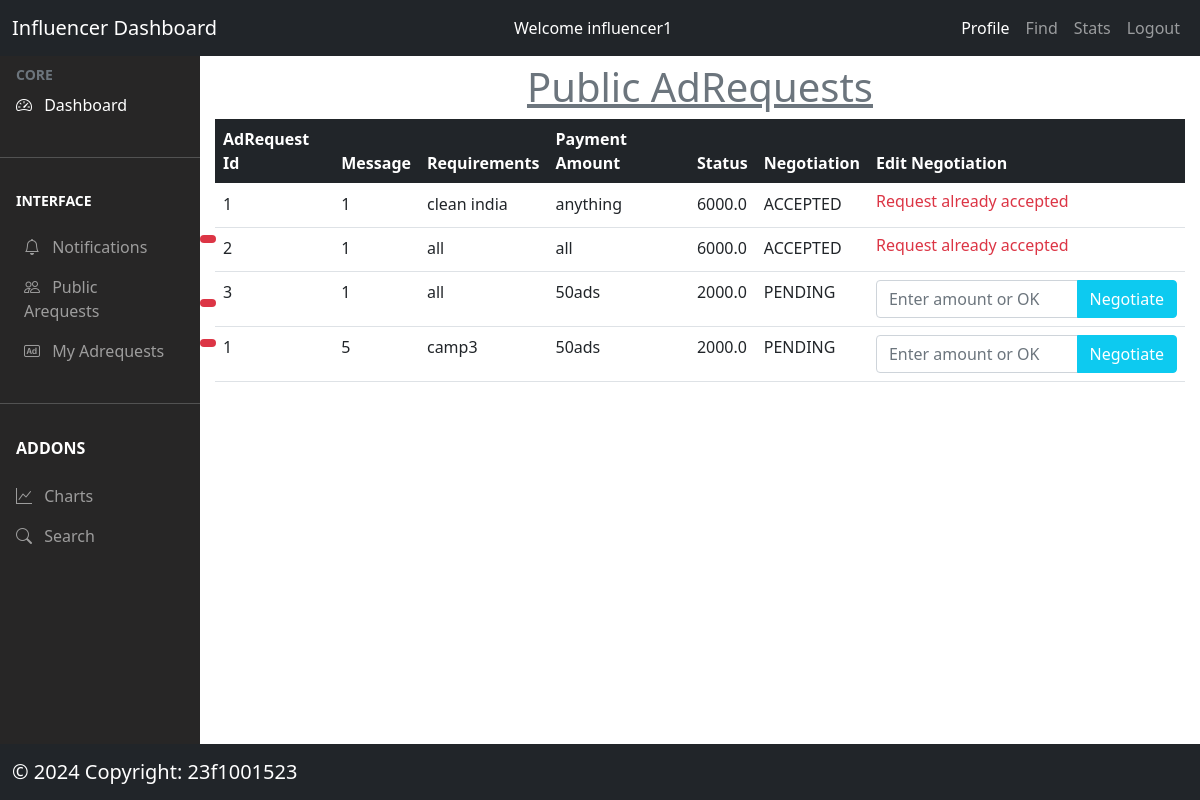
Screenshot of /influencer/public/adrequests/show (signed in) with the database file from the repository.
### models/model.py (models this page shows, shortened)
class AdRequest(db.Model):
  __tablename__ = 'adrequests'
  adrequest_id = db.Column(db.Integer, autoincrement=True, primary_key=True)
  message = db.Column(db.String(500), nullable=False)
  requirements = db.Column(db.String(500), nullable=False)
  payment_amount = db.Column(db.Float, nullable=False)
  status = db.Column(db.String(200),
                     nullable=False)  #PENDING/ACCEPTED/REJECTED
  flag_status = db.Column(db.String(50), nullable=False)  #active or inactive
  campaign_id = db.Column(db.String(200),
                          db.ForeignKey("campaigns.campaign_id"),
                          nullable=False)
  influencer_id = db.Column(db.String(200),
                            db.ForeignKey("influencers.influencer_id"))
  create_date = db.Column(db.DateTime, default=datetime.now(timezone.utc))
  negotiations = db.relationship('Negotiation', backref='adrequest', lazy=True)

### controllers/influencer.py (the view)
@app.route('/influencer/public/adrequests/show')
@login_required_influencer
def public_adrequests_show():
  try:
    influencer_id = session['user_id']
    campaigns = Campaign.query.filter_by(visibility='Public',
                                        status="ACTIVE").all()
    return render_template('/influencer/public_adrequests.html',
                          campaigns=campaigns)
  except:
    flash(fatalerror)

### controllers/usermanager.py (called while the page is built)
def login_required_influencer(func):
  @wraps(func)
  def wrapper_influencer(*args, **kwargs):
    if session.get('loggedin') is None or session['user_type'] != 'influencer':
      flash('You need to login first')
      return redirect(url_for('login'))
    return func(*args, **kwargs)
  return wrapper_influencer

### templates/influencer/public_adrequests.html (shortened to what this page needs)
{% extends '/influencer/influencer_dashboard.html' %}
{% block content %}
<div class="mt-1">
    {% if campaigns %}
     <h1 class='text-center text-secondary '><u>Public AdRequests</u></h1>
     <table class='table table-responsive'>
       <thead class='bg-dark text-white'>
         <th>AdRequest Id</th>
         <th>Message</th>
         <th>Requirements</th>
        <th>Payment Amount</th>
         <th>Status</th>
         <th>Negotiation</th>
         <th>Edit Negotiation</th>
       </thead>
       {% for campaign in campaigns%}
          {% for adrequest in campaign.adrequests %}
       <tr>
          <td>{{loop.index}}</td>
          <td>{{ adrequest.campaign_id  }}</td>
        <td>{{ adrequest.message  }}</td>
          <td>{{ adrequest.requirements   }}</td>
          <td>{{ adrequest.payment_amount  }}</td>
          <td>{{ adrequest.status }}</td>
          <td>
            {% if adrequest.status=='PENDING' %}
            <form action='/influencer/show/{{adrequest.adrequest_id}}' method='POST'>
               <div class='input-group'>
               <input type='text' class='form-control font-size-sm' id='negotiation' name='negotiation' placeholder='Enter amount or OK'>
               <button type='submit' class='btn btn-info text-white'>Negotiate</button>
                 </div>
               </form>
            {% else %}
            <h6 class='text-danger'>Request already accepted</h6>
            {% endif %}
          </td>
        </tr>
           {% endfor %}
       {% endfor %}
   </table>
   {% endif %}
</div>
{% endblock %}

### templates/influencer/influencer_dashboard.html (shortened to what this page needs)
<!doctype html>
<html lang="en">
  <head>
    {% block head %}
    <link rel="stylesheet" href="/static/css/style.css">
    <link href="https://cdn.jsdelivr.net/npm/bootstrap@5.0.2/dist/css/bootstrap.min.css" rel="stylesheet">
    <link rel="stylesheet" href="https://cdn.jsdelivr.net/npm/bootstrap-icons@1.11.1/font/bootstrap-icons.css"/>
    {% endblock %}
  </head>
  <body>
    <div class="parent">
      <div class="header">
          <nav class="navbar navbar-expand-lg navbar-dark bg-dark">
                <div class="container-fluid">
                  <a class="navbar-brand" href="/influencer/dashboard">Influencer Dashboard</a>
                  <div class="collapse navbar-collapse" id="navbarSupportedContent">
                    <ul class="navbar-nav ms-auto mb-2 mb-lg-0">
                      <li class="nav-item">
                          <a class="nav-link active" href="/influencer/profile">Welcome {{session['user_id']}}</a>
                      </li></ul>
                    <ul class="navbar-nav ms-auto mb-2 mb-lg-0">
                      <li class="nav-item">
                        <a class="nav-link active" aria-current="page" href="/influencer/profile">Profile</a>
                      </li>
                      <li class="nav-item">
                        <a class="nav-link" href="/influencer/find">Find</a>
                      </li>
                      <li class="nav-item">
                        <a class="nav-link" href="/influencer/stats">Stats</a>
                      </li>
                      <li class="nav-item">
                        <a class="nav-link" href="/logout">Logout</a>
                      </li>
                    </ul>
                  </div>
                </div>
              </nav>
      </div>
      <div class="aside">
        <nav class="navbar navbar-dark">
            <ul class="navbar-nav navbar-expand-md">
            <li>
              <div class="text-muted small fw-bold text-uppercase px-3">
                CORE
              </div>
            </li>
            <li>
              <a href="/influencer/dashboard" class="nav-link px-3 active">
                <span class="me-2"><i class="bi bi-speedometer2"></i></span>
                <span>Dashboard</span>
              </a>
            </li>
            <li class="my-4"><hr class="dropdown-divider bg-light" /></li>
            <li>
              <div class="small fw-bold text-uppercase px-3 mb-3">
                Interface
              </div>
            </li>
            <li>
              <a class="nav-link px-4 sidebar-link position-relative" href="/influencer/dashboard">
                <span class="me-2"><i class="bi bi-bell"></i></span>
                <span>Notifications</span>
                <span class="position-absolute top-2 start-100 translate-center badge rounded-pill bg-danger">{{session['pvtNotifications']}}
                </span>
              </a>
            </li>
              <li>
                <a href="/influencer/public/adrequests/show" class="nav-link px-4 sidebar-link position-relative">
                  <span class="me-2"><i class="bi bi-people"></i></span>
                  <span>Public Arequests</span>
                  <span class="position-absolute top-2 start-100 translate-center badge rounded-pill bg-danger">{{session['allPublic']}}
                  </span>
                </a>
              </li>
            <li>
              <a href="/influencer/adrequests/accepted/show" class="nav-link px-4 sidebar-link position-relative">
                <span class="me-2"><i class="bi bi-badge-ad"></i></span>
                <span>My Adrequests</span>
                <span class="position-absolute top-2 start-100 translate-center badge rounded-pill bg-danger">{{session['allAdrequests']}}
                </span>
              </a>
            </li>
            <li class="my-4"><hr class="dropdown-divider bg-light" /></li>
            <li>
              <div class="fw-bold text-uppercase px-3 mb-3">
                Addons
              </div>
            </li>
            <li>
              <a href="/influencer/stats" class="nav-link px-3">
                <span class="me-2"><i class="bi bi-graph-up"></i></span>
                <span>Charts</span>
              </a>
            </li>
            <li>
              <a href="/influencer/find" class="nav-link px-3">
                <span class="me-2"><i class="bi bi-search"></i></span>
                <span>Search</span>
              </a>
            </li>
          </ul>
        </nav>
      </div>
      <div class="main">
        <div class="container">
        {% block content %}
        {% endblock %}
      </div>
      </div>
        <div class="footer">
          <nav class="navbar fixed-bottom bg-dark navbar-dark">
            <div class="container-fluid">
              <a class="navbar-brand me-auto" href="#">&copy 2024 Copyright: 23f1001523</a>
            </div>
          </nav>
        </div>
  </div>
  </body>
</html>

### static/css/style.css (style rules this page uses)
.parent { display: grid; height: 100vh; grid-template-areas: "head head" "aside main" "foot foot"; grid-template-columns: 0.2fr 1fr; grid-template-rows: auto 1fr auto; overflow:auto; }
.header { grid-area: head; color: white; position: -webkit-sticky; position: sticky; top: 0; z-index:99; }
.aside { grid-area: aside; background-color: #272626; color: white; }
.main { grid-area: main; background-color: white; margin: 3px; overflow:auto; }
.footer { grid-area: foot; background-color: black; color: white; }

### rows the page displays
AdRequest: user_id "influencer1", campaign_id "1", message "clean india", requirements "anything", payment_amount "6000.0", status "ACCEPTED", shows "Request already accepted"
AdRequest: campaign_id "1", message "all", requirements "all", payment_amount "6000.0", status "ACCEPTED", shows "Request already accepted"
AdRequest: campaign_id "1", message "all", requirements "50ads", payment_amount "2000.0", status "PENDING"
AdRequest: campaign_id "5", message "camp3", requirements "50ads", payment_amount "2000.0", status "PENDING"
